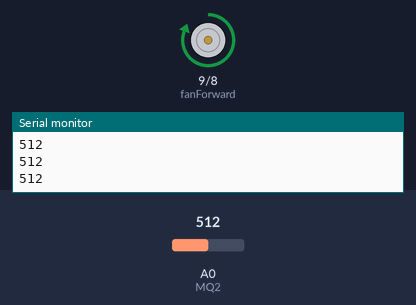
The sketch below on a simulated Arduino Uno, built with avr-gcc and run on an emulated ATmega328P. Shown: motor-driver pin pairs drawn as motors (green arrow = first pin HIGH = forward, orange = second pin HIGH = backward, longer = more drive), the last lines printed to the serial monitor. The test bench sets the inputs (shaded band); at power-on: A0 (MQ2) = 512.

Above: at 1.2 s.
1.3 s: A0 (MQ2) set to 16
2.8 s: A0 (MQ2) set to 12
At 3.2 s:
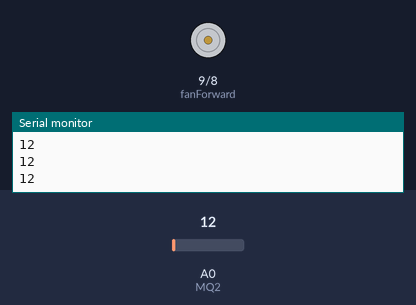
4.3 s: A0 (MQ2) set to 122
At 5.5 s:
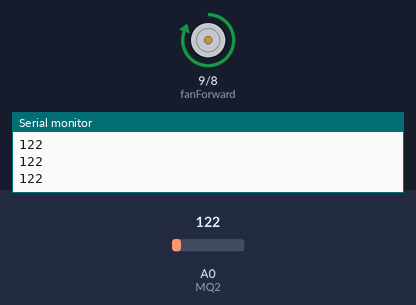
5.8 s: A0 (MQ2) set to 5
At 6.7 s:
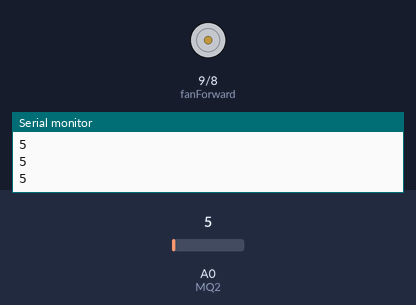
Timing chart, 0 to 8.3 s (numbered marks = the images above; inputs shaded):
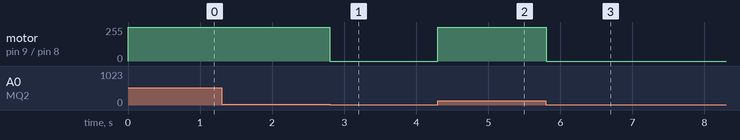

Measured:
- the behaviour switches between 15 and 14 on A0 (MQ2) (found by bisection; images 0 and 1)
- after the input at 2.8 s, motor on pin 9 (fanForward) / pin 8 (fanBackward): forward 255/255 → stopped at once
- after the input at 4.3 s, motor on pin 9 (fanForward) / pin 8 (fanBackward): stopped → forward 255/255 at once
- after the input at 5.8 s, motor on pin 9 (fanForward) / pin 8 (fanBackward): forward 255/255 → stopped at once

The sketch:

Gasdetektionssystem.ino
```cpp
// Pin-Zuweisungen und Variablen
const int MQ2 = A0;         // MQ2 Sensor-Pin an Analogpin A0
int gasValue = 0;           // Variable zum Speichern des Gaswertes
const int fanForward = 9;   // Pin für Lüfter vorwärts
const int fanBackward = 8;  // Pin für Lüfter rückwärts

void setup()
{
  Serial.begin(9600);        // Initialisiert die serielle Kommunikation mit 9600 Baud
  pinMode(MQ2, INPUT);        // Setzt den MQ2-Pin als Eingang
  pinMode(fanForward, OUTPUT);// Setzt den Pin für den Lüfter vorwärts als Ausgang
  pinMode(fanBackward, OUTPUT);// Setzt den Pin für den Lüfter rückwärts als Ausgang
}

void loop()
{
  gasValue = analogRead(MQ2);  // Liest den aktuellen Wert vom MQ2-Sensor

  if (gasValue < 15)          // Überprüft, ob der Gaswert unter einem Schwellenwert von 100 liegt
  {
    stopFan();                 // Lüfter anhalten, wenn Gaswert niedrig ist
  }
  else
  {
    startFanForward();         // Lüfter vorwärts starten, wenn Gaswert hoch ist
  }

  Serial.println(gasValue);    // Ausgabe des Gaswerts über die serielle Schnittstelle
}

// Funktion, um den Lüfter zu stoppen
void stopFan()
{
  digitalWrite(fanForward, LOW);
  digitalWrite(fanBackward, LOW);
}

// Funktion, um den Lüfter vorwärts zu starten
void startFanForward()
{
  digitalWrite(fanForward, HIGH);
  digitalWrite(fanBackward, LOW);
}
```
